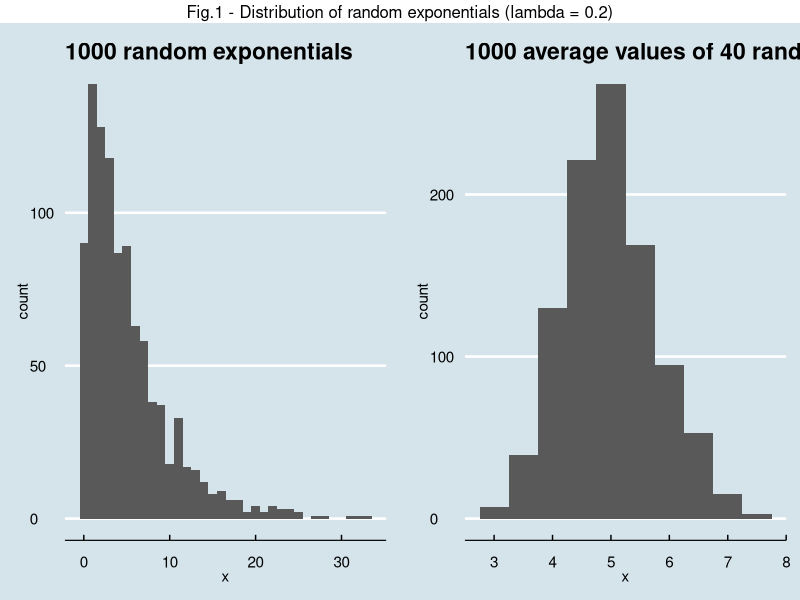
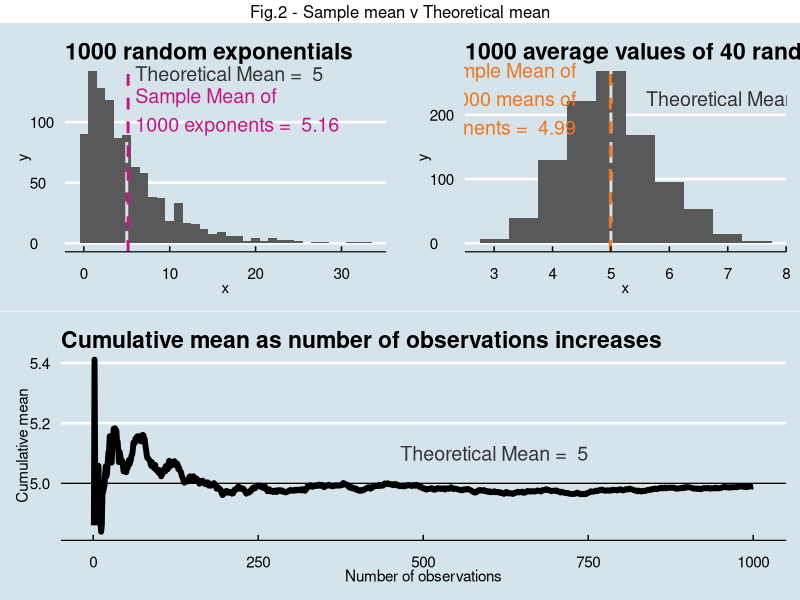
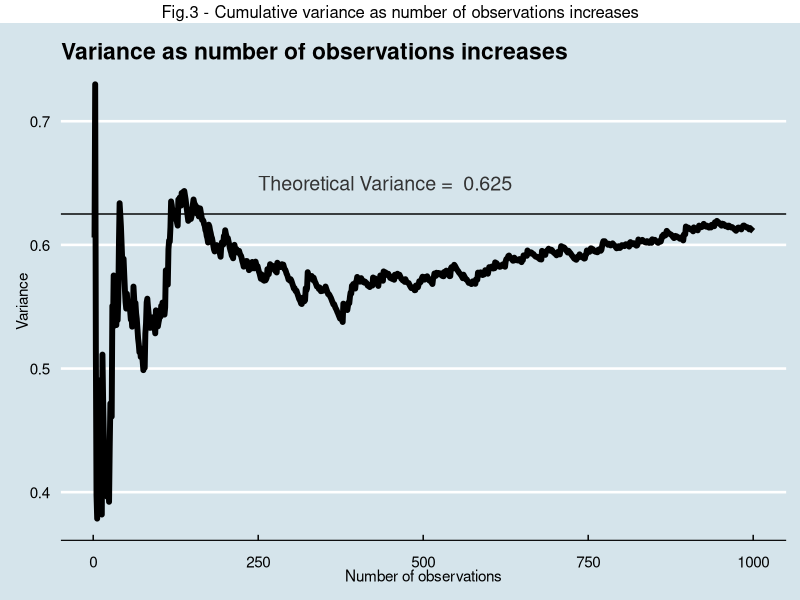
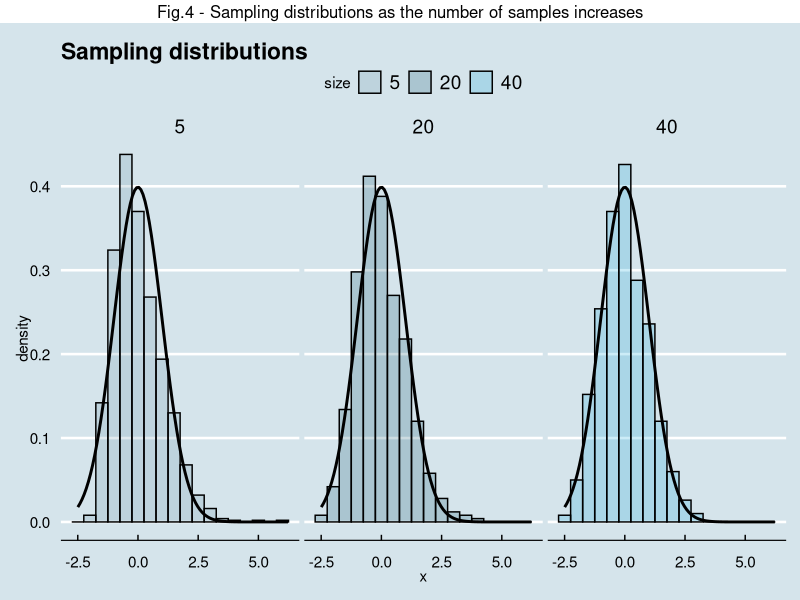

Write the R code that produced these figures, in order.
## ---- chunk 1

library("ggplot2")
    library("gridExtra")
    library("ggthemes")

set.seed(1)

    n <- 40
    nosim <- 1000
    lambda <- 0.2
    


# Generating 1000 random exponentials    
    
ed <- rexp(nosim, lambda)

# Generating 1000 means of 40 random exponentials

f_mnd<- function(nosim, n, lambda, type = "mean"){
    set.seed(1)
    fmnd <- NULL
        if(type=="mean"){
            for (i in 1:nosim){fmnd <- c(fmnd, mean(rexp(n, lambda)))}
        } else if(type=="var"){
            for (i in 1:nosim){fmnd <- c(fmnd, var(rexp(n, lambda)))}
        }
    fmnd
}
mnd <- f_mnd(nosim, n, lambda, "mean")

# Generating 1000 cumulative means of 40 random exponentials

means <- cumsum(mnd) / (1  : nosim)
    means_df <- data.frame(x = 1 : nosim, y = means)
    
# Generating 1000 cumulative variances of 40 random exponentials

vars <- NULL

for (i in 1:nosim){
    vars <- c(vars, var(mnd[1:i]))
}
    vars_df <- data.frame(x = 1 : nosim, y = vars)
    
    
# Plot the generated distribution

p <- ggplot()+
    geom_histogram(aes(x=ed), binwidth=1)+
    labs(
        title ="1000 random exponentials",
        x = "x")+
    theme_economist(base_size = 8)+
    scale_fill_economist()

s <- ggplot()+
    geom_histogram(aes(x=mnd), binwidth=0.5)+
    labs(
        title =
        "1000 average values of 40 random exponentials",
        x = "x")+
    theme_economist(base_size = 8)+
    scale_fill_economist()

grid.arrange(p, s, ncol = 2, 
             top="Fig.1 - Distribution of random exponentials (lambda = 0.2)")

## ---- chunk 2
    
    t_mn <- 1/lambda
        t_mn

    s_mn <- round(mean(ed), 2)
        s_mn
        
    mn_mn <- round(mean(mnd), 2)
        mn_mn

## ---- chunk 3
p <- ggplot()+
    geom_histogram(aes(x=ed), binwidth=1)+
            geom_vline(xintercept=t_mn, linetype=5, size=1, color="gray88")+
                geom_vline(xintercept=s_mn, linetype=2, size=1, color="mediumvioletred")+
    labs(title ="1000 random exponentials", x = "x")+
            annotate("text", x = 6, y = 140,
                     label = paste("Theoretical Mean = ", t_mn),
                     color="gray20", size = 5, hjust = 0)+
                annotate("text", x = 6, y = 110,
                         label = paste("Sample Mean of\n1000 exponents = ", s_mn),
                         color="mediumvioletred", size = 5, hjust = 0)+
    theme_economist(base_size = 8)+
    scale_fill_economist()

s <- ggplot()+
    geom_histogram(aes(x=mnd), binwidth=0.5)+
            geom_vline(xintercept=t_mn, linetype=5, size=1, color="gray88")+
                geom_vline(xintercept=mn_mn, linetype=2, size=1, color="chocolate2")+
    labs(title ="1000 average values of 40 random exponentials", x = "x")+
            annotate("text", x = 5.6, y = 225,
                     label = paste("Theoretical Mean = ", t_mn),
                     color="gray20", size = 5, hjust = 0)+
                annotate("text", x = 4.4, y = 225,
                         label = paste("Sample Mean of\n1000 means of\n40 exponents = ", mn_mn),
                         color="chocolate2", size = 5, hjust = 1)+
    theme_economist(base_size = 8)+
    scale_fill_economist()

c <- ggplot(means_df, aes(x = x, y = y))+
        geom_line(size=2)+
        geom_hline(yintercept = t_mn)+
            labs(title = "Cumulative mean as number of observations increases",
                 x = "Number of observations", y = "Cumulative mean")+
                annotate("text", x = 750, y = 5.1,
                     label = paste("Theoretical Mean = ", t_mn),
                     color="gray20", size = 5, hjust = 1)+
                theme_economist(base_size = 8)

        layout <- matrix(c(1, 2, 3, 3), nrow = 2, byrow = TRUE)
        
grid.arrange(p, s, c, layout_matrix = layout, 
             top = "Fig.2 - Sample mean v Theoretical mean")
## ---- chunk 4

t_var <- (1/lambda)^2 / n
    t_var
    
mn_var <- var(mnd)
    mn_var
## ---- chunk 5
cv <- ggplot(vars_df, aes(x = x, y = y))+
        geom_line(size=2)+
        geom_hline(yintercept = t_var)+
            labs(title = "Variance as number of observations increases",
                 x = "Number of observations", y = "Variance")+
                annotate("text", x = 250, y = 0.65,
                     label = paste("Theoretical Variance = ", t_var),
                     color="gray20", size = 5, hjust = 0)+
                theme_economist(base_size = 8)
grid.arrange(cv, ncol = 1, 
             top = "Fig.3 - Cumulative variance as number of observations increases")
## ---- chunk 6
sd <- 1/lambda
cfunc <- function(x, n) sqrt(n) * (mean(x) - 5) / 5

dat <- data.frame(
  x = c(apply(matrix(f_mnd(nosim, 5, lambda), nosim), 1, cfunc, 5),
        apply(matrix(f_mnd(nosim, 20, lambda), nosim), 1, cfunc, 20),
        apply(matrix(f_mnd(nosim, 40, lambda), nosim), 1, cfunc, 40)
        ),
  size = factor(rep(c(5, 20, 40), rep(nosim, 3))))
g <- ggplot(dat, aes(x = x, fill = size))+
    geom_histogram(alpha = .20, binwidth=.5, colour = "black", aes(y = ..density..))+
        theme_economist(base_size = 8)+
            scale_fill_economist()
g <- g + stat_function(fun = dnorm, size = 1)
g <- g + facet_grid(. ~ size) + labs(title = "Sampling distributions")
grid.arrange(g, ncol = 1, 
             top = "Fig.4 - Sampling distributions as the number of samples increases")
